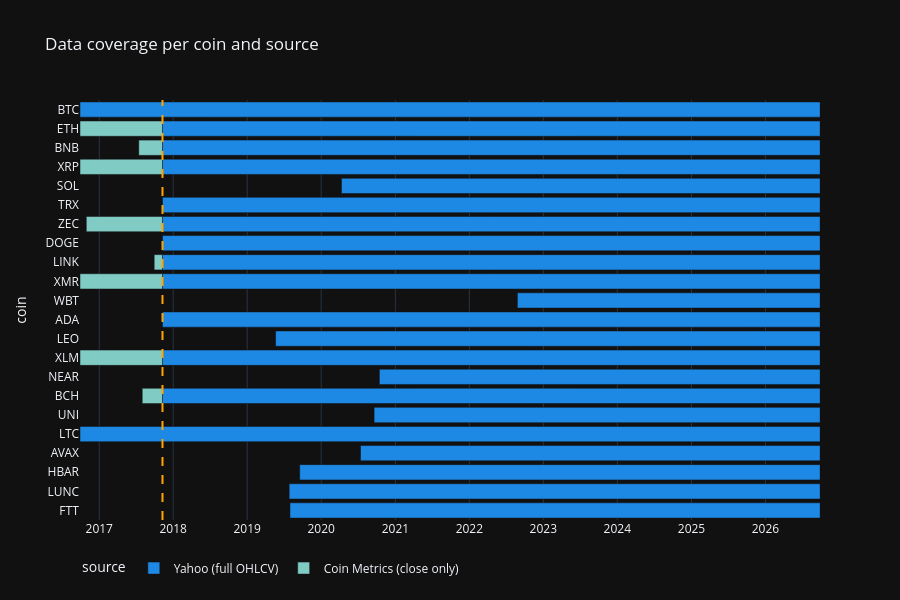

The notebook cell this image was saved under:
### Markdown cell above
## 2. Staggered Coin Launches & Active Masking

Older coins (BTC, LTC, ETH, XRP) have data from 2016; newer ones (SOL, AVAX, NEAR, …) start in 2019–2022. Instead of
inventing earlier prices, every coin carries an **active mask** $m_i(t) \in \{0, 1\}$ that the models use.
Most coins have full Yahoo data only from **2017-11-09**; before that there are closing prices from Coin Metrics.

### Code cell
src = master["close_source"].unstack("coin")
rows = []
for coin in asset_names + ["LUNC", "FTT"]:
    for label, key in (("Coin Metrics (close only)", "coinmetrics"), ("Yahoo (full OHLCV)", "yahoo")):
        d = src.index[src[coin] == key]
        if len(d):
            rows.append({"coin": coin, "source": label, "start": d.min(),
                         "end": (timestamps[-1] if key == "yahoo" else d.max()) + pd.Timedelta(days=1)})
fig = px.timeline(pd.DataFrame(rows), x_start="start", x_end="end", y="coin", color="source",
                  category_orders={"coin": asset_names + ["LUNC", "FTT"]},
                  color_discrete_map={"Coin Metrics (close only)": "#80cbc4", "Yahoo (full OHLCV)": "#1e88e5"},
                  title="Data coverage per coin and source")
fig.add_vline(x=pd.Timestamp("2017-11-09"), line_dash="dash", line_color="orange")
fig.update_layout(height=600, xaxis_range=[timestamps[0], timestamps[-1]], legend=dict(orientation="h", y=-0.08))
fig.show()

active_df = pd.DataFrame(data["active_mask"].numpy(), index=timestamps, columns=asset_names)
debut_df = pd.DataFrame({"first_active": [active_df.index[active_df[c]].min().date() for c in asset_names],
                         "active_days": active_df.sum().values,
                         "coverage_%": (active_df.mean().values * 100).round(1)}, index=asset_names).sort_values("first_active")
display(debut_df.T)

### Figure 1 — Plotly figure (JSON) as saved in the notebook; plotly's stock layout.template omitted (floating-point values rounded to 4 significant figures)
{"data": [{"base": ["2016-09-28T00:00:00.000000000", "2017-11-09T00:00:00.000000000", "2017-11-09T00:00:00.000000000", "2017-11-09T00:00:00.000000000", "2020-04-10T00:00:00.000000000", "2017-11-09T00:00:00.000000000", "2017-11-09T00:00:00.000000000", "2017-11-09T00:00:00.000000000", "2017-11-09T00:00:00.000000000", "2017-11-09T00:00:00.000000000", "2022-08-26T00:00:00.000000000", "2017-11-09T00:00:00.000000000", "2019-05-21T00:00:00.000000000", "2017-11-09T00:00:00.000000000", "2020-10-14T00:00:00.000000000", "2017-11-09T00:00:00.000000000", "2020-09-18T00:00:00.000000000", "2016-09-28T00:00:00.000000000", "2020-07-13T00:00:00.000000000", "2019-09-17T00:00:00.000000000", "2019-07-27T00:00:00.000000000", "2019-07-31T00:00:00.000000000"], "hovertemplate": "source=Yahoo (full OHLCV)<br>start=%{base}<br>end=%{x}<br>coin=%{y}<extra></extra>", "legendgroup": "Yahoo (full OHLCV)", "marker": {"color": "#1e88e5", "pattern": {"shape": ""}}, "name": "Yahoo (full OHLCV)", "orientation": "h", "showlegend": true, "textposition": "auto", "type": "bar", "x": [315532800000, 280368000000, 280368000000, 280368000000, 204076800000, 280368000000, 280368000000, 280368000000, 280368000000, 280368000000, 129081600000, 280368000000, 232156800000, 280368000000, 187920000000, 280368000000, 190166400000, 315532800000, 195955200000, 221875200000, 226368000000, 226022400000], "xaxis": "x", "y": ["BTC", "ETH", "BNB", "XRP", "SOL", "TRX", "ZEC", "DOGE", "LINK", "XMR", "WBT", "ADA", "LEO", "XLM", "NEAR", "BCH", "UNI", "LTC", "AVAX", "HBAR", "LUNC", "FTT"], "yaxis": "y"}, {"base": ["2016-09-28T00:00:00.000000000", "2017-07-15T00:00:00.000000000", "2016-09-28T00:00:00.000000000", "2016-10-29T00:00:00.000000000", "2017-09-29T00:00:00.000000000", "2016-09-28T00:00:00.000000000", "2016-09-28T00:00:00.000000000", "2017-08-01T00:00:00.000000000"], "hovertemplate": "source=Coin Metrics (close only)<br>start=%{base}<br>end=%{x}<br>coin=%{y}<extra></extra>", "legendgroup": "Coin Metrics (close only)", "marker": {"color": "#80cbc4", "pattern": {"shape": ""}}, "name": "Coin Metrics (close only)", "orientation": "h", "showlegend": true, "textposition": "auto", "type": "bar", "x": [35164800000, 10108800000, 35164800000, 32486400000, 3542400000, 35164800000, 35164800000, 8640000000], "xaxis": "x", "y": ["ETH", "BNB", "XRP", "ZEC", "LINK", "XMR", "XLM", "BCH"], "yaxis": "y"}], "layout": {"barmode": "overlay", "height": 600, "legend": {"orientation": "h", "title": {"text": "source"}, "tracegroupgap": 0, "y": -0.08}, "shapes": [{"line": {"color": "orange", "dash": "dash"}, "type": "line", "x0": "2017-11-09T00:00:00", "x1": "2017-11-09T00:00:00", "xref": "x", "y0": 0, "y1": 1, "yref": "y domain"}], "title": {"text": "Data coverage per coin and source"}, "xaxis": {"anchor": "y", "domain": [0.0, 1.0], "range": ["2016-09-28T00:00:00", "2026-09-27T00:00:00"], "type": "date"}, "yaxis": {"anchor": "x", "categoryarray": ["FTT", "LUNC", "HBAR", "AVAX", "LTC", "UNI", "BCH", "NEAR", "XLM", "LEO", "ADA", "WBT", "XMR", "LINK", "DOGE", "ZEC", "TRX", "SOL", "XRP", "BNB", "ETH", "BTC"], "categoryorder": "array", "domain": [0.0, 1.0], "title": {"text": "coin"}}}}
